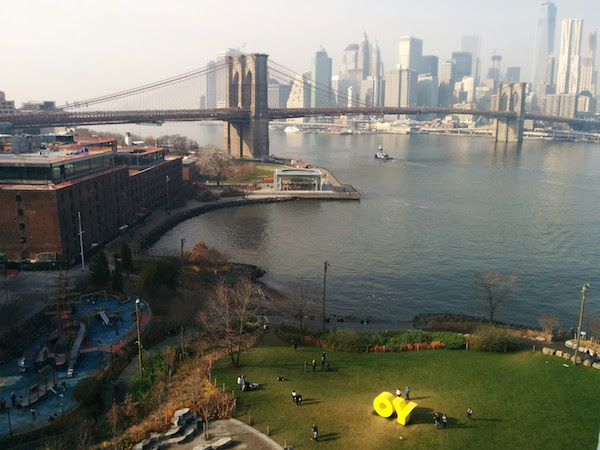
#> input picture downloads/oy.jpg, 600 x 450 px
$ jupyter execute blur.ipynb
#> lines starting #> are read from the running program, lines starting #| are printed output that depends on the picture; after the words box and inside, x2 and y2 are one past the last pixel; in counts of white or black regions, pixels touching at a corner belong together
[cell 1]
# essential libraries
import cv2, matplotlib
import numpy as np
import matplotlib.pyplot as plt

[cell 2]
# read the image
image = cv2.imread('downloads/oy.jpg')
#> image is the input picture: shape (450, 600, 3); mean B, G, R 107.6, 118.3, 117.9

[cell 3]
# blur using a 5x5 kernel
blurred_image_5 = cv2.GaussianBlur(image, (5, 5), 0)
plt.imshow(blurred_image_5)

[cell 4]
#blur using 15x15 kernel
blurred_image_15 = cv2.GaussianBlur(image, (15, 15), 0)
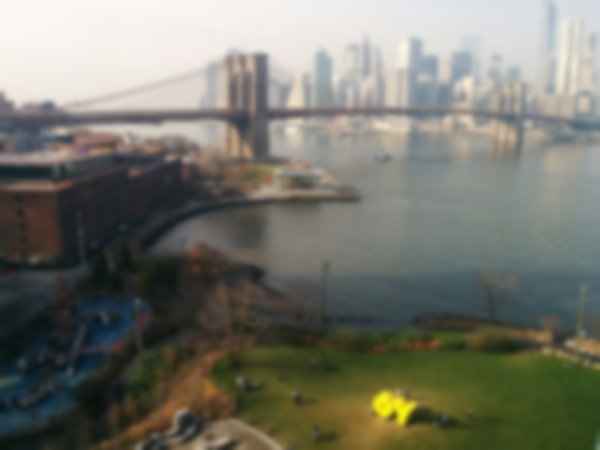
#> blurred_image_15: shape (450, 600, 3); mean B, G, R 107.6, 118.3, 117.9
plt.imshow(blurred_image_15)

[cell 5]
# convert original image to gray
gray_image_original = cv2.cvtColor(image, cv2.COLOR_BGR2GRAY)
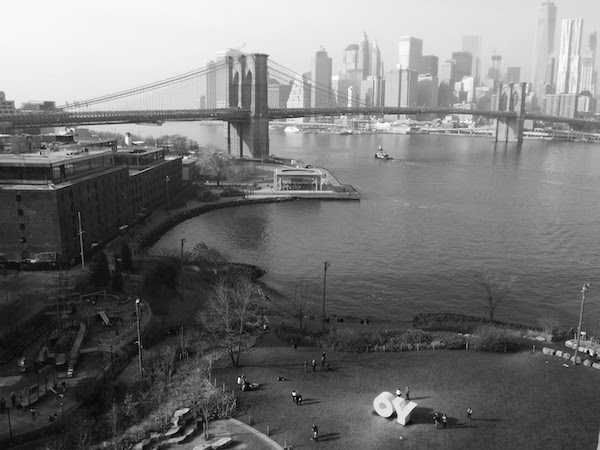
#> gray_image_original: shape (450, 600); min 0, max 254, mean 117

[cell 6]
# convert blurred image to gray
gray_image_blur = cv2.cvtColor(blurred_image_15, cv2.COLOR_BGR2GRAY)
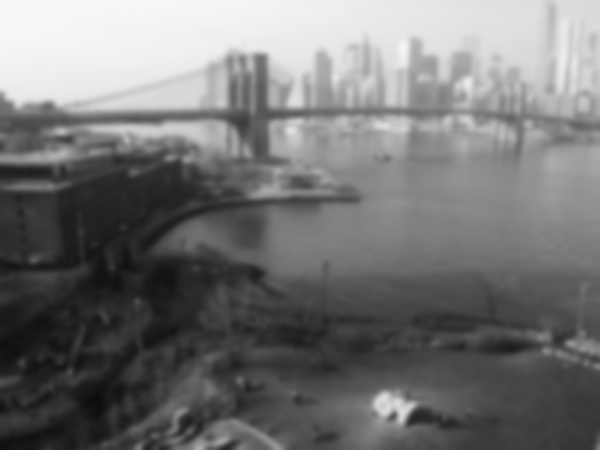
#> gray_image_blur: shape (450, 600); min 12, max 248, mean 117

[cell 7]
# threshold image of original
_, threshold_original = cv2.threshold(gray_image_original, 110, 255, cv2.THRESH_BINARY)
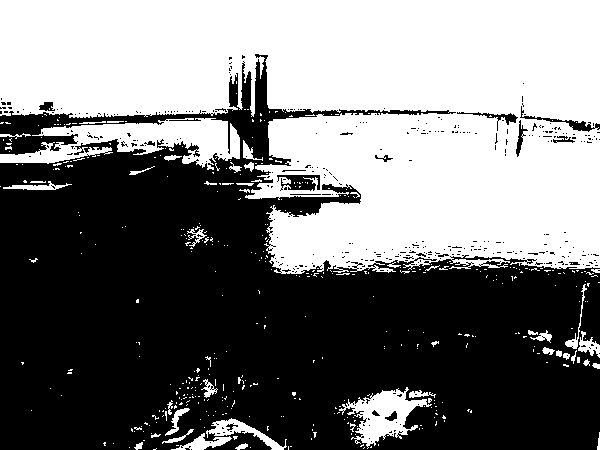
#> threshold_original: shape (450, 600); 46.9% white; 431 white regions (384 under 20 px), largest, box (x1, y1, x2, y2) and area: (0, 0, 600, 274) 113196, (0, 118, 240, 170) 5972, (339, 387, 432, 449) 2357

[cell 8]
# threshold image of blur
_, threshold_blur = cv2.threshold(gray_image_blur, 110, 255, cv2.THRESH_BINARY)
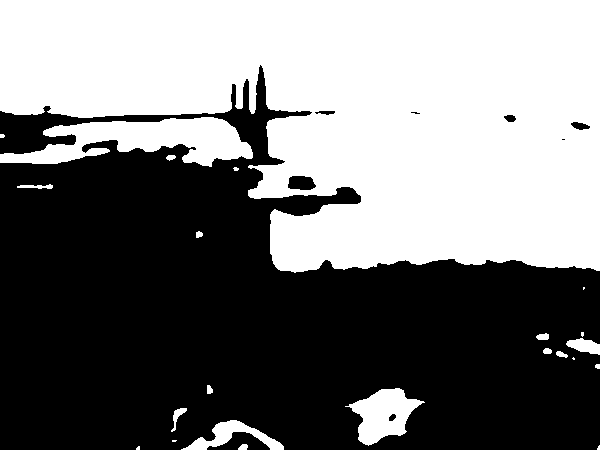
#> threshold_blur: shape (450, 600); 47.2% white; 23 white regions (8 under 20 px), largest, box (x1, y1, x2, y2) and area: (0, 0, 600, 273) 116054, (0, 117, 253, 167) 6756, (345, 388, 425, 446) 2406
